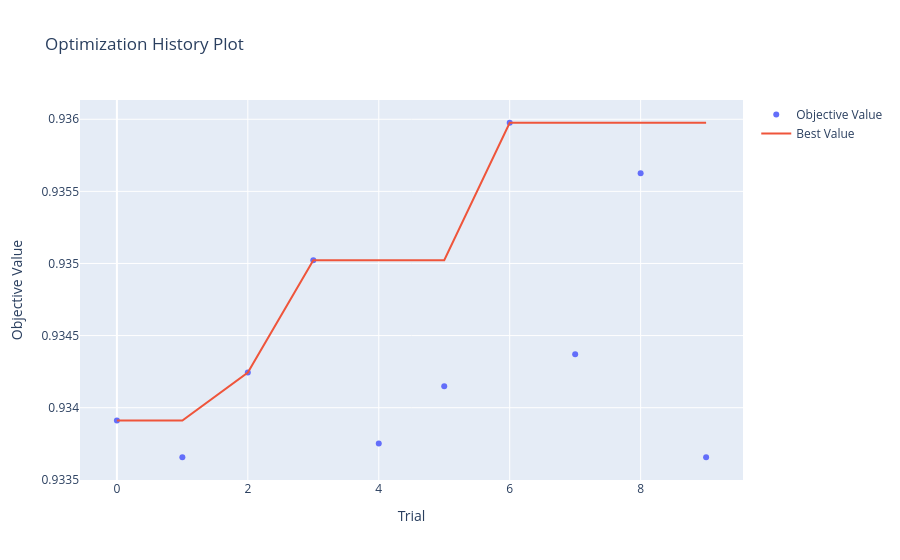

Notebook code cell kept with this figure:
### Code cell
# 1. Optimization History
plot_optimization_history(study).show()

### Figure 1 — Plotly figure (JSON) as saved in the notebook; plotly's stock layout.template omitted (floating-point values rounded to 4 significant figures)
{"data": [{"mode": "markers", "name": "Objective Value", "type": "scatter", "x": [0, 1, 2, 3, 4, 5, 6, 7, 8, 9], "y": [0.9339, 0.9337, 0.9342, 0.935, 0.9338, 0.9341, 0.936, 0.9344, 0.9356, 0.9337]}, {"mode": "lines", "name": "Best Value", "type": "scatter", "x": [0, 1, 2, 3, 4, 5, 6, 7, 8, 9], "y": [0.9339, 0.9339, 0.9342, 0.935, 0.935, 0.935, 0.936, 0.936, 0.936, 0.936]}, {"marker": {"color": "#cccccc"}, "mode": "markers", "name": "Infeasible Trial", "showlegend": false, "type": "scatter", "x": [], "y": []}], "layout": {"title": {"text": "Optimization History Plot"}, "xaxis": {"title": {"text": "Trial"}}, "yaxis": {"title": {"text": "Objective Value"}}}}
